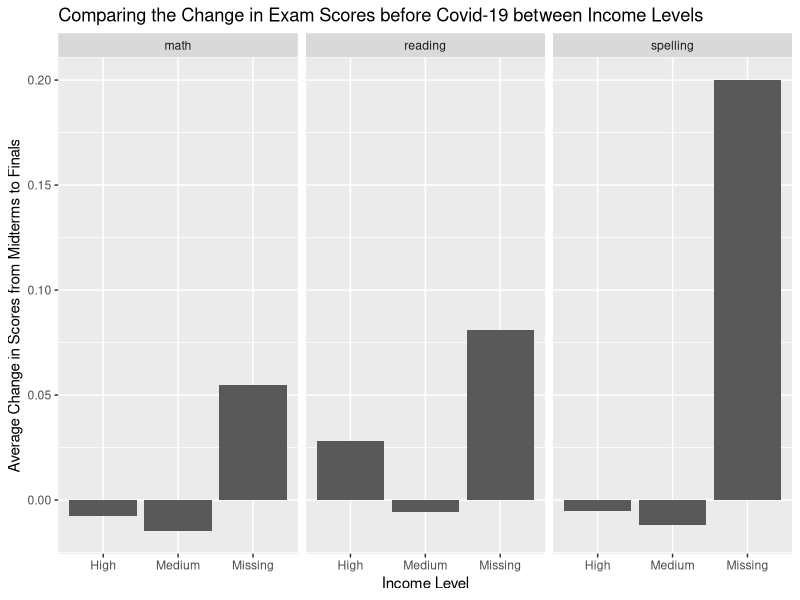

Source code (R):
## ---- chunk 1
library(tidyverse)
covid <- read_csv("data/clean_covid_formatted.csv")
## ---- chunk 2
covid |>
  select(subject, grade,`income_medium`, `income_high`, `income_missing`) |>
  pivot_longer(cols = c(-subject, -grade),
               names_to = "income_level",
               values_to = "scores_diff") |>
  mutate(income_level = as.factor(str_to_sentence(str_extract(income_level, "medium|high|missing")))) |>
  mutate(income_level = fct_relevel(income_level, c("medium", "high", "missing")),
         subject = as.factor(subject)) |>
  group_by(income_level, subject) |>
  summarize(mean_scores_diff = mean(scores_diff)) |>
  ggplot(aes(y = mean_scores_diff, x = income_level)) +
  geom_col() +
  facet_wrap(~subject) +
  labs(x = "Income Level",
       y = "Average Change in Scores from Midterms to Finals",
       title = "Comparing the Change in Exam Scores before Covid-19 between Income Levels")

# Control: bar graphs compare learning gains for high and medium income outcome before Covid, faceted by subject, averaged grade.
# x = income status, y = average grade difference pre-Covid, facet = subject

